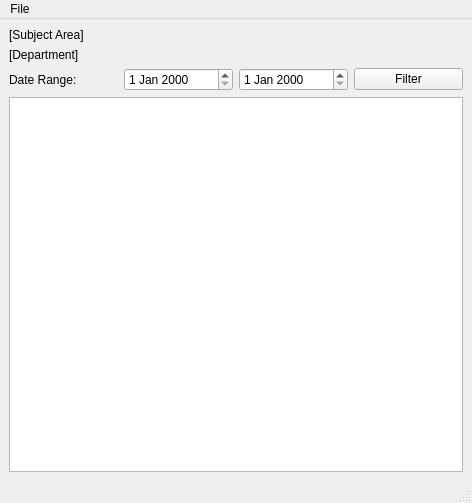
<?xml version="1.0" encoding="UTF-8"?>
<ui version="4.0">
 <class>DashboardWindow</class>
 <widget class="QMainWindow" name="DashboardWindow">
  <property name="geometry">
   <rect>
    <x>0</x>
    <y>0</y>
    <width>472</width>
    <height>503</height>
   </rect>
  </property>
  <property name="windowTitle">
   <string>[Title]</string>
  </property>
  <widget class="QWidget" name="centralwidget">
   <layout class="QGridLayout" name="gridLayout">
    <item row="0" column="0" colspan="2">
     <widget class="QLabel" name="subjectAreaLabel">
      <property name="text">
       <string>[Subject Area]</string>
      </property>
     </widget>
    </item>
    <item row="1" column="0">
     <widget class="QLabel" name="departmentLabel">
      <property name="text">
       <string>[Department]</string>
      </property>
     </widget>
    </item>
    <item row="2" column="0">
     <widget class="QLabel" name="dateRangeLabel">
      <property name="text">
       <string>Date Range:</string>
      </property>
     </widget>
    </item>
    <item row="2" column="1">
     <widget class="QDateEdit" name="startDateSelector"/>
    </item>
    <item row="2" column="2">
     <widget class="QDateEdit" name="endDateSelector"/>
    </item>
    <item row="2" column="3">
     <widget class="QPushButton" name="filterButton">
      <property name="text">
       <string>Filter</string>
      </property>
     </widget>
    </item>
    <item row="3" column="0" colspan="4">
     <widget class="QTreeView" name="treeView"/>
    </item>
   </layout>
  </widget>
  <widget class="QMenuBar" name="menubar">
   <property name="geometry">
    <rect>
     <x>0</x>
     <y>0</y>
     <width>472</width>
     <height>21</height>
    </rect>
   </property>
   <widget class="QMenu" name="fileMenu">
    <property name="title">
     <string>File</string>
    </property>
    <addaction name="actionOpen"/>
    <addaction name="separator"/>
    <addaction name="actionPrint"/>
    <addaction name="separator"/>
    <addaction name="actionExit"/>
   </widget>
   <addaction name="fileMenu"/>
  </widget>
  <widget class="QStatusBar" name="statusbar"/>
  <action name="actionOpen">
   <property name="enabled">
    <bool>false</bool>
   </property>
   <property name="text">
    <string>Open...</string>
   </property>
  </action>
  <action name="actionPrint">
   <property name="enabled">
    <bool>false</bool>
   </property>
   <property name="text">
    <string>Print...</string>
   </property>
  </action>
  <action name="actionExit">
   <property name="text">
    <string>Exit</string>
   </property>
  </action>
 </widget>
 <resources/>
 <connections/>
</ui>
